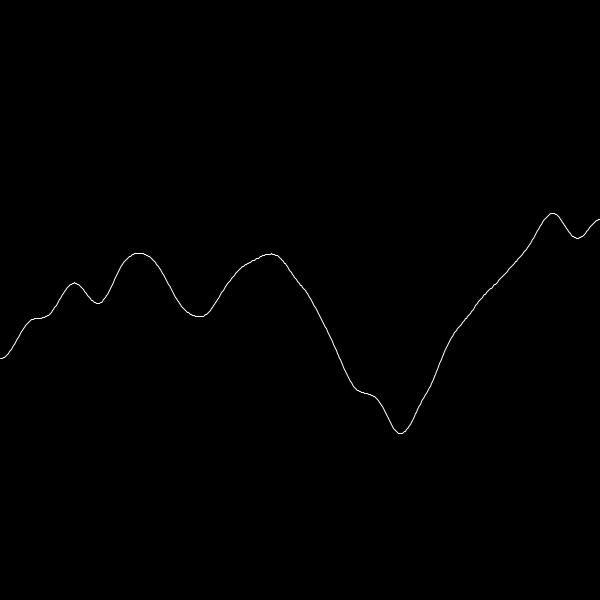
Frame 1 (no input)
Frame 60 (the mouse pressed at the canvas centre just before this capture): identical to frame 1, image omitted
Frame 120 (the mouse held since frame 60 and released just before this capture): identical to frame 1, image omitted

The Processing sketch that drew this single still picture (run headless with seeded random() and noise(); from frame 60 on, the mouse is pressed at the canvas centre):

// Processing sketch: noise2d_cyclique
// ── noise2d_cyclique.pde
// renaud.jean-francois(arobas)uqam(point)ca
// Syntaxe Processing version 3.5.4
// mardi, 10 novembre 2020

int incrementNoise = 0;
float echelleNoise = 0.005;

float incrementNoise2d = 0;
float echelleNoise2d = 0.01;

float amplitude = 200;


void setup() {
  size(600, 600);

  //noLoop();

  //noiseDetail(4, 0.5); // le noise detail par défaut
  noiseDetail(4, 0.54321); // un noise detail qui permet de centrer les résultats sur 0.5
  //noiseDetail(2, 0.5);
}

void draw() {
  background(0);

  noFill();
  stroke(255);
  beginShape();
  for (int i = 0; i <= width; i++) {
    float n1 = noise(incrementNoise*echelleNoise, incrementNoise2d*echelleNoise2d);
    float posy = map(n1, 0, 1, -amplitude, amplitude);
    vertex(i, height/2 + posy);
    incrementNoise++;
  }
  endShape();





  incrementNoise = 0;
  incrementNoise2d = 100 * (sin(map(frameCount%60, 0, 59, 0, TWO_PI)));
}
